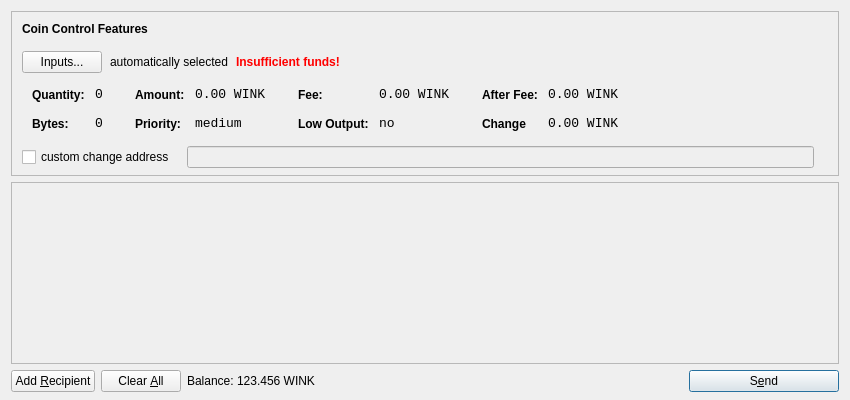
<?xml version="1.0" encoding="UTF-8"?>
<ui version="4.0">
 <class>SendCoinsDialog</class>
 <widget class="QDialog" name="SendCoinsDialog">
  <property name="geometry">
   <rect>
    <x>0</x>
    <y>0</y>
    <width>850</width>
    <height>400</height>
   </rect>
  </property>
  <property name="windowTitle">
   <string>Send Coins</string>
  </property>
  <layout class="QVBoxLayout" name="verticalLayout" stretch="0,1,0">
   <property name="bottomMargin">
    <number>8</number>
   </property>
   <item>
    <widget class="QFrame" name="frameCoinControl">
     <property name="sizePolicy">
      <sizepolicy hsizetype="Expanding" vsizetype="Expanding">
       <horstretch>0</horstretch>
       <verstretch>0</verstretch>
      </sizepolicy>
     </property>
     <property name="maximumSize">
      <size>
       <width>16777215</width>
       <height>16777215</height>
      </size>
     </property>
     <property name="frameShape">
      <enum>QFrame::StyledPanel</enum>
     </property>
     <property name="frameShadow">
      <enum>QFrame::Sunken</enum>
     </property>
     <layout class="QVBoxLayout" name="verticalLayoutCoinControl2">
      <property name="spacing">
       <number>-1</number>
      </property>
      <property name="leftMargin">
       <number>0</number>
      </property>
      <property name="topMargin">
       <number>0</number>
      </property>
      <property name="rightMargin">
       <number>0</number>
      </property>
      <property name="bottomMargin">
       <number>6</number>
      </property>
      <item>
       <layout class="QVBoxLayout" name="verticalLayoutCoinControl" stretch="0,0,0,0,1">
        <property name="spacing">
         <number>0</number>
        </property>
        <property name="leftMargin">
         <number>10</number>
        </property>
        <property name="topMargin">
         <number>10</number>
        </property>
        <item>
         <layout class="QHBoxLayout" name="horizontalLayoutCoinControl1">
          <property name="bottomMargin">
           <number>15</number>
          </property>
          <item>
           <widget class="QLabel" name="labelCoinControlFeatures">
            <property name="sizePolicy">
             <sizepolicy hsizetype="Preferred" vsizetype="Maximum">
              <horstretch>0</horstretch>
              <verstretch>0</verstretch>
             </sizepolicy>
            </property>
            <property name="font">
             <font>
              <weight>75</weight>
              <bold>true</bold>
             </font>
            </property>
            <property name="styleSheet">
             <string notr="true">font-weight:bold;</string>
            </property>
            <property name="text">
             <string>Coin Control Features</string>
            </property>
           </widget>
          </item>
         </layout>
        </item>
        <item>
         <layout class="QHBoxLayout" name="horizontalLayoutCoinControl2" stretch="0,0,0,0">
          <property name="spacing">
           <number>8</number>
          </property>
          <property name="bottomMargin">
           <number>10</number>
          </property>
          <item>
           <widget class="QPushButton" name="pushButtonCoinControl">
            <property name="styleSheet">
             <string notr="true"/>
            </property>
            <property name="text">
             <string>Inputs...</string>
            </property>
           </widget>
          </item>
          <item>
           <widget class="QLabel" name="labelCoinControlAutomaticallySelected">
            <property name="text">
             <string>automatically selected</string>
            </property>
            <property name="margin">
             <number>5</number>
            </property>
           </widget>
          </item>
          <item>
           <widget class="QLabel" name="labelCoinControlInsuffFunds">
            <property name="font">
             <font>
              <weight>75</weight>
              <bold>true</bold>
             </font>
            </property>
            <property name="styleSheet">
             <string notr="true">color:red;font-weight:bold;</string>
            </property>
            <property name="text">
             <string>Insufficient funds!</string>
            </property>
            <property name="margin">
             <number>5</number>
            </property>
           </widget>
          </item>
          <item>
           <spacer name="horizontalSpacerCoinControl">
            <property name="orientation">
             <enum>Qt::Horizontal</enum>
            </property>
            <property name="sizeHint" stdset="0">
             <size>
              <width>40</width>
              <height>1</height>
             </size>
            </property>
           </spacer>
          </item>
         </layout>
        </item>
        <item>
         <widget class="QWidget" name="widgetCoinControl" native="true">
          <property name="sizePolicy">
           <sizepolicy hsizetype="Preferred" vsizetype="Preferred">
            <horstretch>0</horstretch>
            <verstretch>0</verstretch>
           </sizepolicy>
          </property>
          <property name="minimumSize">
           <size>
            <width>0</width>
            <height>0</height>
           </size>
          </property>
          <property name="styleSheet">
           <string notr="true"/>
          </property>
          <layout class="QHBoxLayout" name="horizontalLayoutCoinControl5">
           <property name="margin">
            <number>0</number>
           </property>
           <item>
            <layout class="QHBoxLayout" name="horizontalLayoutCoinControl3" stretch="0,0,0,1">
             <property name="spacing">
              <number>20</number>
             </property>
             <property name="topMargin">
              <number>0</number>
             </property>
             <property name="bottomMargin">
              <number>10</number>
             </property>
             <item>
              <layout class="QFormLayout" name="formLayoutCoinControl1">
               <property name="horizontalSpacing">
                <number>10</number>
               </property>
               <property name="verticalSpacing">
                <number>14</number>
               </property>
               <property name="leftMargin">
                <number>10</number>
               </property>
               <property name="topMargin">
                <number>4</number>
               </property>
               <property name="rightMargin">
                <number>6</number>
               </property>
               <item row="0" column="0">
                <widget class="QLabel" name="labelCoinControlQuantityText">
                 <property name="styleSheet">
                  <string notr="true">font-weight:bold;</string>
                 </property>
                 <property name="text">
                  <string>Quantity:</string>
                 </property>
                 <property name="margin">
                  <number>0</number>
                 </property>
                </widget>
               </item>
               <item row="0" column="1">
                <widget class="QLabel" name="labelCoinControlQuantity">
                 <property name="font">
                  <font>
                   <family>Monospace</family>
                   <pointsize>10</pointsize>
                  </font>
                 </property>
                 <property name="cursor">
                  <cursorShape>IBeamCursor</cursorShape>
                 </property>
                 <property name="contextMenuPolicy">
                  <enum>Qt::ActionsContextMenu</enum>
                 </property>
                 <property name="text">
                  <string>0</string>
                 </property>
                 <property name="margin">
                  <number>0</number>
                 </property>
                 <property name="textInteractionFlags">
                  <set>Qt::LinksAccessibleByMouse|Qt::TextSelectableByKeyboard|Qt::TextSelectableByMouse</set>
                 </property>
                </widget>
               </item>
               <item row="1" column="0">
                <widget class="QLabel" name="labelCoinControlBytesText">
                 <property name="styleSheet">
                  <string notr="true">font-weight:bold;</string>
                 </property>
                 <property name="text">
                  <string>Bytes:</string>
                 </property>
                </widget>
               </item>
               <item row="1" column="1">
                <widget class="QLabel" name="labelCoinControlBytes">
                 <property name="font">
                  <font>
                   <family>Monospace</family>
                   <pointsize>10</pointsize>
                  </font>
                 </property>
                 <property name="cursor">
                  <cursorShape>IBeamCursor</cursorShape>
                 </property>
                 <property name="contextMenuPolicy">
                  <enum>Qt::ActionsContextMenu</enum>
                 </property>
                 <property name="text">
                  <string>0</string>
                 </property>
                 <property name="textInteractionFlags">
                  <set>Qt::LinksAccessibleByMouse|Qt::TextSelectableByKeyboard|Qt::TextSelectableByMouse</set>
                 </property>
                </widget>
               </item>
              </layout>
             </item>
             <item>
              <layout class="QFormLayout" name="formLayoutCoinControl2">
               <property name="horizontalSpacing">
                <number>10</number>
               </property>
               <property name="verticalSpacing">
                <number>14</number>
               </property>
               <property name="leftMargin">
                <number>6</number>
               </property>
               <property name="topMargin">
                <number>4</number>
               </property>
               <property name="rightMargin">
                <number>6</number>
               </property>
               <item row="0" column="0">
                <widget class="QLabel" name="labelCoinControlAmountText">
                 <property name="styleSheet">
                  <string notr="true">font-weight:bold;</string>
                 </property>
                 <property name="text">
                  <string>Amount:</string>
                 </property>
                 <property name="margin">
                  <number>0</number>
                 </property>
                </widget>
               </item>
               <item row="0" column="1">
                <widget class="QLabel" name="labelCoinControlAmount">
                 <property name="font">
                  <font>
                   <family>Monospace</family>
                   <pointsize>10</pointsize>
                  </font>
                 </property>
                 <property name="cursor">
                  <cursorShape>IBeamCursor</cursorShape>
                 </property>
                 <property name="contextMenuPolicy">
                  <enum>Qt::ActionsContextMenu</enum>
                 </property>
                 <property name="text">
                  <string>0.00 WINK</string>
                 </property>
                 <property name="textInteractionFlags">
                  <set>Qt::LinksAccessibleByMouse|Qt::TextSelectableByKeyboard|Qt::TextSelectableByMouse</set>
                 </property>
                </widget>
               </item>
               <item row="1" column="0">
                <widget class="QLabel" name="labelCoinControlPriorityText">
                 <property name="styleSheet">
                  <string notr="true">font-weight:bold;</string>
                 </property>
                 <property name="text">
                  <string>Priority:</string>
                 </property>
                </widget>
               </item>
               <item row="1" column="1">
                <widget class="QLabel" name="labelCoinControlPriority">
                 <property name="font">
                  <font>
                   <family>Monospace</family>
                   <pointsize>10</pointsize>
                  </font>
                 </property>
                 <property name="cursor">
                  <cursorShape>IBeamCursor</cursorShape>
                 </property>
                 <property name="contextMenuPolicy">
                  <enum>Qt::ActionsContextMenu</enum>
                 </property>
                 <property name="text">
                  <string>medium</string>
                 </property>
                 <property name="textInteractionFlags">
                  <set>Qt::LinksAccessibleByMouse|Qt::TextSelectableByKeyboard|Qt::TextSelectableByMouse</set>
                 </property>
                </widget>
               </item>
              </layout>
             </item>
             <item>
              <layout class="QFormLayout" name="formLayoutCoinControl3">
               <property name="horizontalSpacing">
                <number>10</number>
               </property>
               <property name="verticalSpacing">
                <number>14</number>
               </property>
               <property name="leftMargin">
                <number>6</number>
               </property>
               <property name="topMargin">
                <number>4</number>
               </property>
               <property name="rightMargin">
                <number>6</number>
               </property>
               <item row="0" column="0">
                <widget class="QLabel" name="labelCoinControlFeeText">
                 <property name="styleSheet">
                  <string notr="true">font-weight:bold;</string>
                 </property>
                 <property name="text">
                  <string>Fee:</string>
                 </property>
                 <property name="margin">
                  <number>0</number>
                 </property>
                </widget>
               </item>
               <item row="0" column="1">
                <widget class="QLabel" name="labelCoinControlFee">
                 <property name="font">
                  <font>
                   <family>Monospace</family>
                   <pointsize>10</pointsize>
                  </font>
                 </property>
                 <property name="cursor">
                  <cursorShape>IBeamCursor</cursorShape>
                 </property>
                 <property name="contextMenuPolicy">
                  <enum>Qt::ActionsContextMenu</enum>
                 </property>
                 <property name="text">
                  <string>0.00 WINK</string>
                 </property>
                 <property name="textInteractionFlags">
                  <set>Qt::LinksAccessibleByMouse|Qt::TextSelectableByKeyboard|Qt::TextSelectableByMouse</set>
                 </property>
                </widget>
               </item>
               <item row="1" column="0">
                <widget class="QLabel" name="labelCoinControlLowOutputText">
                 <property name="styleSheet">
                  <string notr="true">font-weight:bold;</string>
                 </property>
                 <property name="text">
                  <string>Low Output:</string>
                 </property>
                </widget>
               </item>
               <item row="1" column="1">
                <widget class="QLabel" name="labelCoinControlLowOutput">
                 <property name="font">
                  <font>
                   <family>Monospace</family>
                   <pointsize>10</pointsize>
                  </font>
                 </property>
                 <property name="cursor">
                  <cursorShape>IBeamCursor</cursorShape>
                 </property>
                 <property name="contextMenuPolicy">
                  <enum>Qt::ActionsContextMenu</enum>
                 </property>
                 <property name="text">
                  <string>no</string>
                 </property>
                 <property name="textInteractionFlags">
                  <set>Qt::LinksAccessibleByMouse|Qt::TextSelectableByKeyboard|Qt::TextSelectableByMouse</set>
                 </property>
                </widget>
               </item>
              </layout>
             </item>
             <item>
              <layout class="QFormLayout" name="formLayoutCoinControl4">
               <property name="horizontalSpacing">
                <number>10</number>
               </property>
               <property name="verticalSpacing">
                <number>14</number>
               </property>
               <property name="leftMargin">
                <number>6</number>
               </property>
               <property name="topMargin">
                <number>4</number>
               </property>
               <property name="rightMargin">
                <number>6</number>
               </property>
               <item row="0" column="0">
                <widget class="QLabel" name="labelCoinControlAfterFeeText">
                 <property name="styleSheet">
                  <string notr="true">font-weight:bold;</string>
                 </property>
                 <property name="text">
                  <string>After Fee:</string>
                 </property>
                 <property name="margin">
                  <number>0</number>
                 </property>
                </widget>
               </item>
               <item row="0" column="1">
                <widget class="QLabel" name="labelCoinControlAfterFee">
                 <property name="font">
                  <font>
                   <family>Monospace</family>
                   <pointsize>10</pointsize>
                  </font>
                 </property>
                 <property name="cursor">
                  <cursorShape>IBeamCursor</cursorShape>
                 </property>
                 <property name="contextMenuPolicy">
                  <enum>Qt::ActionsContextMenu</enum>
                 </property>
                 <property name="text">
                  <string>0.00 WINK</string>
                 </property>
                 <property name="textInteractionFlags">
                  <set>Qt::LinksAccessibleByMouse|Qt::TextSelectableByKeyboard|Qt::TextSelectableByMouse</set>
                 </property>
                </widget>
               </item>
               <item row="1" column="0">
                <widget class="QLabel" name="labelCoinControlChangeText">
                 <property name="styleSheet">
                  <string notr="true">font-weight:bold;</string>
                 </property>
                 <property name="text">
                  <string>Change</string>
                 </property>
                </widget>
               </item>
               <item row="1" column="1">
                <widget class="QLabel" name="labelCoinControlChange">
                 <property name="font">
                  <font>
                   <family>Monospace</family>
                   <pointsize>10</pointsize>
                  </font>
                 </property>
                 <property name="cursor">
                  <cursorShape>IBeamCursor</cursorShape>
                 </property>
                 <property name="contextMenuPolicy">
                  <enum>Qt::ActionsContextMenu</enum>
                 </property>
                 <property name="text">
                  <string>0.00 WINK</string>
                 </property>
                 <property name="textInteractionFlags">
                  <set>Qt::LinksAccessibleByMouse|Qt::TextSelectableByKeyboard|Qt::TextSelectableByMouse</set>
                 </property>
                </widget>
               </item>
              </layout>
             </item>
            </layout>
           </item>
          </layout>
         </widget>
        </item>
        <item>
         <layout class="QHBoxLayout" name="horizontalLayoutCoinControl4" stretch="0,0,0">
          <property name="spacing">
           <number>12</number>
          </property>
          <property name="sizeConstraint">
           <enum>QLayout::SetDefaultConstraint</enum>
          </property>
          <property name="topMargin">
           <number>5</number>
          </property>
          <property name="rightMargin">
           <number>5</number>
          </property>
          <item>
           <widget class="QCheckBox" name="checkBoxCoinControlChange">
            <property name="text">
             <string>custom change address</string>
            </property>
           </widget>
          </item>
          <item>
           <widget class="QLineEdit" name="lineEditCoinControlChange">
            <property name="enabled">
             <bool>false</bool>
            </property>
            <property name="sizePolicy">
             <sizepolicy hsizetype="Expanding" vsizetype="Fixed">
              <horstretch>0</horstretch>
              <verstretch>0</verstretch>
             </sizepolicy>
            </property>
           </widget>
          </item>
          <item>
           <widget class="QLabel" name="labelCoinControlChangeLabel">
            <property name="sizePolicy">
             <sizepolicy hsizetype="Preferred" vsizetype="Expanding">
              <horstretch>0</horstretch>
              <verstretch>0</verstretch>
             </sizepolicy>
            </property>
            <property name="minimumSize">
             <size>
              <width>0</width>
              <height>0</height>
             </size>
            </property>
            <property name="text">
             <string/>
            </property>
            <property name="margin">
             <number>3</number>
            </property>
           </widget>
          </item>
         </layout>
        </item>
        <item>
         <spacer name="verticalSpacerCoinControl">
          <property name="orientation">
           <enum>Qt::Vertical</enum>
          </property>
          <property name="sizeHint" stdset="0">
           <size>
            <width>800</width>
            <height>1</height>
           </size>
          </property>
         </spacer>
        </item>
       </layout>
      </item>
     </layout>
    </widget>
   </item>
   <item>
    <widget class="QScrollArea" name="scrollArea">
     <property name="widgetResizable">
      <bool>true</bool>
     </property>
     <widget class="QWidget" name="scrollAreaWidgetContents">
      <property name="geometry">
       <rect>
        <x>0</x>
        <y>0</y>
        <width>830</width>
        <height>165</height>
       </rect>
      </property>
      <layout class="QVBoxLayout" name="verticalLayout_2">
       <property name="margin">
        <number>0</number>
       </property>
       <item>
        <layout class="QVBoxLayout" name="entries">
         <property name="spacing">
          <number>6</number>
         </property>
        </layout>
       </item>
       <item>
        <spacer name="verticalSpacer">
         <property name="orientation">
          <enum>Qt::Vertical</enum>
         </property>
         <property name="sizeHint" stdset="0">
          <size>
           <width>20</width>
           <height>40</height>
          </size>
         </property>
        </spacer>
       </item>
      </layout>
     </widget>
    </widget>
   </item>
   <item>
    <layout class="QHBoxLayout" name="horizontalLayout">
     <item>
      <widget class="QPushButton" name="addButton">
       <property name="toolTip">
        <string>Send to multiple recipients at once</string>
       </property>
       <property name="text">
        <string>Add &amp;Recipient</string>
       </property>
       <property name="icon">
        <iconset resource="../bitcoin.qrc">
         <normaloff>:/icons/add</normaloff>:/icons/add</iconset>
       </property>
       <property name="autoDefault">
        <bool>false</bool>
       </property>
      </widget>
     </item>
     <item>
      <widget class="QPushButton" name="clearButton">
       <property name="sizePolicy">
        <sizepolicy hsizetype="Minimum" vsizetype="Fixed">
         <horstretch>0</horstretch>
         <verstretch>0</verstretch>
        </sizepolicy>
       </property>
       <property name="toolTip">
        <string>Remove all transaction fields</string>
       </property>
       <property name="text">
        <string>Clear &amp;All</string>
       </property>
       <property name="icon">
        <iconset resource="../bitcoin.qrc">
         <normaloff>:/icons/remove</normaloff>:/icons/remove</iconset>
       </property>
       <property name="autoRepeatDelay">
        <number>300</number>
       </property>
       <property name="autoDefault">
        <bool>false</bool>
       </property>
      </widget>
     </item>
     <item>
      <layout class="QHBoxLayout" name="horizontalLayout_2">
       <property name="spacing">
        <number>3</number>
       </property>
       <item>
        <widget class="QLabel" name="label">
         <property name="sizePolicy">
          <sizepolicy hsizetype="Preferred" vsizetype="Fixed">
           <horstretch>0</horstretch>
           <verstretch>0</verstretch>
          </sizepolicy>
         </property>
         <property name="text">
          <string>Balance:</string>
         </property>
        </widget>
       </item>
       <item>
        <widget class="QLabel" name="labelBalance">
         <property name="sizePolicy">
          <sizepolicy hsizetype="Preferred" vsizetype="Fixed">
           <horstretch>0</horstretch>
           <verstretch>0</verstretch>
          </sizepolicy>
         </property>
         <property name="cursor">
          <cursorShape>IBeamCursor</cursorShape>
         </property>
         <property name="text">
          <string>123.456 WINK</string>
         </property>
         <property name="textInteractionFlags">
          <set>Qt::LinksAccessibleByMouse|Qt::TextSelectableByKeyboard|Qt::TextSelectableByMouse</set>
         </property>
        </widget>
       </item>
      </layout>
     </item>
     <item>
      <spacer name="horizontalSpacer">
       <property name="orientation">
        <enum>Qt::Horizontal</enum>
       </property>
       <property name="sizeHint" stdset="0">
        <size>
         <width>40</width>
         <height>20</height>
        </size>
       </property>
      </spacer>
     </item>
     <item>
      <widget class="QPushButton" name="sendButton">
       <property name="minimumSize">
        <size>
         <width>150</width>
         <height>0</height>
        </size>
       </property>
       <property name="toolTip">
        <string>Confirm the send action</string>
       </property>
       <property name="text">
        <string>S&amp;end</string>
       </property>
       <property name="icon">
        <iconset resource="../bitcoin.qrc">
         <normaloff>:/icons/send</normaloff>:/icons/send</iconset>
       </property>
       <property name="default">
        <bool>true</bool>
       </property>
      </widget>
     </item>
    </layout>
   </item>
  </layout>
 </widget>
 <resources>
  <include location="../bitcoin.qrc"/>
 </resources>
 <connections/>
</ui>
